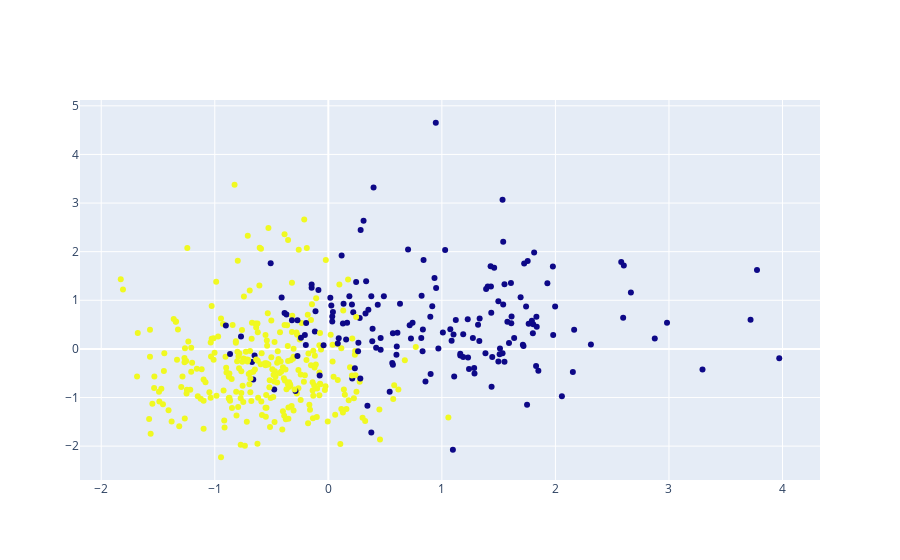

Write notebook code for a chart like this one.
### Code cell
# Train a KNN classifier on the training data using 30 neighbors
knn = KNeighborsClassifier(n_neighbors=30)
knn.fit(X_train, y_train)

# Create a meshgrid of points that covers the feature space
h = 0.2
x_min, x_max = X_train[:, 0].min() - .5, X_train[:, 0].max() + .5
y_min, y_max = X_train[:, 1].min() - .5, X_train[:, 1].max() + .5
xx, yy = np.meshgrid(np.arange(x_min, x_max, h), np.arange(y_min, y_max, h))
mesh_points = np.vstack([xx.ravel(), yy.ravel(), np.zeros_like(xx.ravel()), np.zeros_like(xx.ravel()), np.zeros_like(xx.ravel()), np.zeros_like(xx.ravel()), np.zeros_like(xx.ravel()), np.zeros_like(xx.ravel()), np.zeros_like(xx.ravel()), np.zeros_like(xx.ravel()), np.zeros_like(xx.ravel()), np.zeros_like(xx.ravel()), np.zeros_like(xx.ravel()), np.zeros_like(xx.ravel()), np.zeros_like(xx.ravel()), np.zeros_like(xx.ravel()), np.zeros_like(xx.ravel()), np.zeros_like(xx.ravel()), np.zeros_like(xx.ravel()), np.zeros_like(xx.ravel()), np.zeros_like(xx.ravel()), np.zeros_like(xx.ravel()), np.zeros_like(xx.ravel()), np.zeros_like(xx.ravel()), np.zeros_like(xx.ravel()), np.zeros_like(xx.ravel()), np.zeros_like(xx.ravel()), np.zeros_like(xx.ravel()), np.zeros_like(xx.ravel()), np.zeros_like(xx.ravel())]).T

# Predict the class of each mesh point
Z = knn.predict(mesh_points)
Z = Z.reshape(xx.shape)

# Create a scatter plot of the training data
fig = go.Figure(data=go.Scatter(x=X_train[:, 0], y=X_train[:, 1], mode='markers', marker=dict(color=y_train)))

# Add the decision boundaries to the plot
#fig.add_trace(go.Contour(x=xx[0], y=yy[:, 0], z=Z, colorscale=[[0, 'rgb(255, 255, 255)'], [1, 'rgb(255, 0, 0)']], showscale=False, opacity=0.5))

# Show the plot
fig.show()

### Figure 1 — Plotly figure (JSON) as saved in the notebook; plotly's stock layout.template omitted (floating-point values rounded to 4 significant figures; data arrays with more than 128 entries replaced by an {"elided": "..."} marker saying what was removed)
{"data": [{"marker": {"color": {"elided": "455 int values"}}, "mode": "markers", "type": "scatter", "x": {"elided": "455 float values"}, "y": {"elided": "455 float values"}}], "layout": {}}
